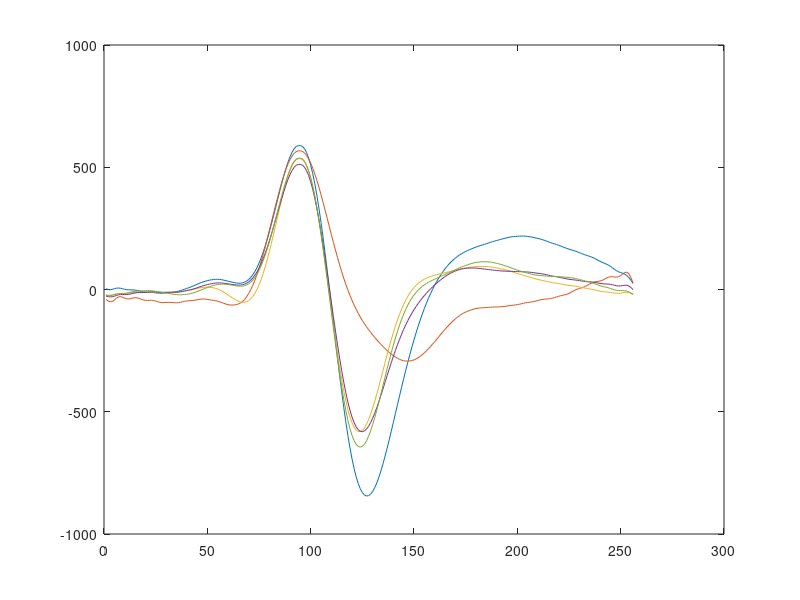
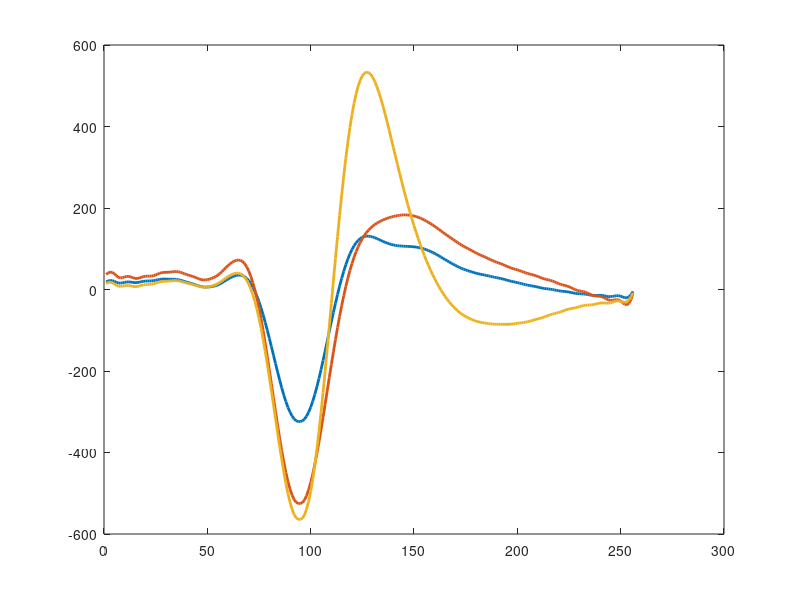

These charts were generated, in order, by the following MATLAB code: (Note: this script raises an error after producing the figures.)
% generate simulated spiketrains of different lengths / kinds
%
%


load('allMeans.mat');

indsSimilar = find( allMeans(:,94) > 500 & allMeans(:,94)<600 );
indsSimilar=indsSimilar(1:5);
figure(20);
plot(1:256, allMeans(indsSimilar,:) );


noiseStd=0.05;
nrSamples=500*100000;  %x sec, at 100kHz

%realWaveformsInd = indsSimilar;

%% pick the waveforms to be used for the simulated units.

realWaveformsInd=[24 16 80];

figure(21);
plot(1:256, allMeans(realWaveformsInd,:), 'linewidth',2);

legend( num2cellStr(realWaveformsInd) );

xlim([1 256]);

%% for single-wire simulations

%noiseStds = noiseStd.*[1 2 3 4];
%[spiketrains, realWaveformsInd, noiseWaveformsInd,spiketimes,waveformsOrigAll,scalingFactorSpikes] = generateSpiketrain(allMeans, realWaveformsInd, nrSamples, noiseStds);

%save('/fs2/simulated/simulatedNew_sim4.mat','noiseStds','nrSamples','realWaveformsInd','spiketimes','spiketrains','allMeans');


%% for tetrode simulations
firingRate = [5 3 4];
refractory = 3/1000; %3ms
Fs = 25000; %sampling rate in Hz of spiketrain
noiseStds = noiseStd.*[1 2 3 4];

[spiketrains_tetrode, spiketimes, scalingFactors] = generateSpiketrain_tetrode( noiseStds, nrSamples, firingRate, refractory, Fs,  realWaveformsInd, allMeans );


%files with all channels in one are too big for windows to load later.
%split up into one file for each channel


for k=1:length(spiketrains_tetrode)
    spiketrains_tetrode_chs=spiketrains_tetrode{k};
    save( ['/fs2/simulated/simulatedTetrode_sim2_Ch' num2str(k) '.mat'], 'spiketimes', 'spiketrains_tetrode_chs', 'realWaveformsInd', 'scalingFactors' );
end

save( ['/fs2/simulated/simulatedTetrode_sim2' '.mat'], 'spiketimes', 'spiketrains_tetrode', 'realWaveformsInd', 'scalingFactors' );

%% convert sampling rate of simulated spiketrains to the sampling rate
% generated by the real recording system

for k=1:length(spiketrains_tetrode)
    spiketrains_tetrode_chs=spiketrains_tetrode{k};
    
    spiketrains_tetrode_chs_res=[];
    FsConv=32556;
    for jj=1:length(spiketrains_tetrode_chs)
        disp(['ch=' num2str(k) ' noiseLevel=' num2str(jj)]);
        
        data = spiketrains_tetrode_chs{jj};
        
        [dataResampled,t,fact] = resample_ASRC( data, Fs, FsConv ); %resample accuratly to get exactly 32556 !
        spiketrains_tetrode_chs_res{jj}=dataResampled;
    end
    
    save( ['/fs2/simulated/simulatedTetrode_sim2_conv_Ch' num2str(k) '.mat'], 'spiketimes', 'spiketrains_tetrode_chs_res', 'realWaveformsInd', 'scalingFactors','FsConv' );
end


